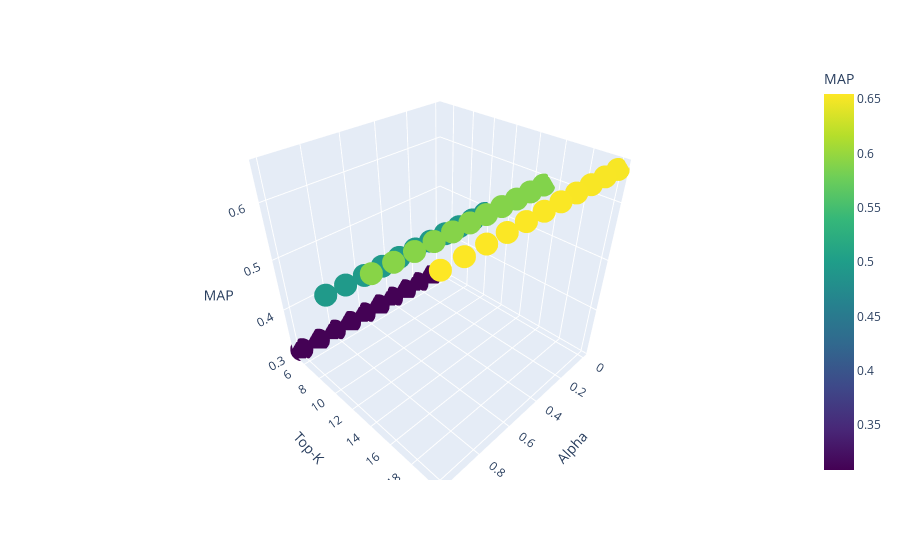

Write notebook code for a chart like this one.
### Code cell
# Sezione 10.5: Visualizzazione grafica della metrica MAP@K

import plotly.express as px 

# Filtra per un threshold specifico
threshold = 3
df_thr = topn_metrics_df[topn_metrics_df['threshold'] == threshold]

fig = px.scatter_3d(df_thr, 
                    x='alpha', y='k', z='map',
                    color='map',
                    title='',
                    labels={'alpha':'Alpha', 'k':'Top-K', 'map':'MAP'},
                    color_continuous_scale='Viridis')

fig.show()

### Figure 1 — Plotly figure (JSON) as saved in the notebook; plotly's stock layout.template omitted (floating-point values rounded to 4 significant figures)
{"data": [{"hovertemplate": "Alpha=%{x}<br>Top-K=%{y}<br>MAP=%{marker.color}<extra></extra>", "legendgroup": "", "marker": {"color": [0.3085, 0.493, 0.5887, 0.6515, 0.3087, 0.4932, 0.5889, 0.6518, 0.3091, 0.4937, 0.5892, 0.6521, 0.3093, 0.4942, 0.5897, 0.6524, 0.3095, 0.4945, 0.59, 0.6529, 0.3096, 0.495, 0.5905, 0.6532, 0.3096, 0.4949, 0.5906, 0.6533, 0.3093, 0.4949, 0.5908, 0.6535, 0.3095, 0.4951, 0.5913, 0.654, 0.3096, 0.4955, 0.5916, 0.6543, 0.3099, 0.4958, 0.592, 0.6546], "coloraxis": "coloraxis", "symbol": "circle"}, "mode": "markers", "name": "", "scene": "scene", "showlegend": false, "type": "scatter3d", "x": [0.0, 0.0, 0.0, 0.0, 0.1, 0.1, 0.1, 0.1, 0.2, 0.2, 0.2, 0.2, 0.3, 0.3, 0.3, 0.3, 0.4, 0.4, 0.4, 0.4, 0.5, 0.5, 0.5, 0.5, 0.6, 0.6, 0.6, 0.6, 0.7, 0.7, 0.7, 0.7, 0.8, 0.8, 0.8, 0.8, 0.9, 0.9, 0.9, 0.9, 1.0, 1.0, 1.0, 1.0], "y": [5, 10, 15, 20, 5, 10, 15, 20, 5, 10, 15, 20, 5, 10, 15, 20, 5, 10, 15, 20, 5, 10, 15, 20, 5, 10, 15, 20, 5, 10, 15, 20, 5, 10, 15, 20, 5, 10, 15, 20, 5, 10, 15, 20], "z": [0.3085, 0.493, 0.5887, 0.6515, 0.3087, 0.4932, 0.5889, 0.6518, 0.3091, 0.4937, 0.5892, 0.6521, 0.3093, 0.4942, 0.5897, 0.6524, 0.3095, 0.4945, 0.59, 0.6529, 0.3096, 0.495, 0.5905, 0.6532, 0.3096, 0.4949, 0.5906, 0.6533, 0.3093, 0.4949, 0.5908, 0.6535, 0.3095, 0.4951, 0.5913, 0.654, 0.3096, 0.4955, 0.5916, 0.6543, 0.3099, 0.4958, 0.592, 0.6546]}], "layout": {"coloraxis": {"colorbar": {"title": {"text": "MAP"}}, "colorscale": [[0, "#440154"], [0.1111, "#482878"], [0.2222, "#3e4989"], [0.3333, "#31688e"], [0.4444, "#26828e"], [0.5556, "#1f9e89"], [0.6667, "#35b779"], [0.7778, "#6ece58"], [0.8889, "#b5de2b"], [1, "#fde725"]]}, "legend": {"tracegroupgap": 0}, "margin": {"t": 60}, "scene": {"domain": {"x": [0, 1], "y": [0, 1]}, "xaxis": {"title": {"text": "Alpha"}}, "yaxis": {"title": {"text": "Top-K"}}, "zaxis": {"title": {"text": "MAP"}}}}}
